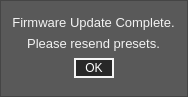
<?xml version="1.0" encoding="UTF-8"?>
<ui version="4.0">
 <class>FwUpdateCompleteForm</class>
 <widget class="QWidget" name="FwUpdateCompleteForm">
  <property name="geometry">
   <rect>
    <x>0</x>
    <y>0</y>
    <width>188</width>
    <height>97</height>
   </rect>
  </property>
  <property name="windowTitle">
   <string>Form</string>
  </property>
  <property name="toolTip">
   <string/>
  </property>
  <property name="styleSheet">
   <string notr="true">QWidget
{
	background: rgb(89, 89, 89);
}

/*-------QLabel-------*/
QLabel
{
	color: rgb(245, 245, 245);
}

/*----------- QPushButton ------------*/
QPushButton
{
	background: rgb(40, 40, 40);
	color: white;
	border: 2px solid rgb(245, 245, 245);
	font: 9pt &quot;Futura-Normal&quot;;
	padding: 0,1,0,0;
}

QPushButton:pressed
{
	background: rgb(245, 245, 245);
	color: black;
	border: 2px solid rgb(245, 245, 245);
	font: 9pt &quot;Futura-Normal&quot;;
	padding: 0, 1, 0, 0;
}

</string>
  </property>
  <widget class="QFrame" name="warningFrame">
   <property name="geometry">
    <rect>
     <x>0</x>
     <y>0</y>
     <width>188</width>
     <height>97</height>
    </rect>
   </property>
   <property name="focusPolicy">
    <enum>Qt::NoFocus</enum>
   </property>
   <property name="styleSheet">
    <string notr="true"/>
   </property>
   <property name="frameShape">
    <enum>QFrame::StyledPanel</enum>
   </property>
   <property name="frameShadow">
    <enum>QFrame::Raised</enum>
   </property>
   <widget class="QFrame" name="warningSubFrame">
    <property name="geometry">
     <rect>
      <x>8</x>
      <y>8</y>
      <width>171</width>
      <height>81</height>
     </rect>
    </property>
    <property name="focusPolicy">
     <enum>Qt::NoFocus</enum>
    </property>
    <property name="styleSheet">
     <string notr="true">QFrame
{
	background: transparent;
	border-bottom-left-radius:4.0;
	border-bottom-right-radius:4.0;
	border-top-left-radius:4.0;
	border-top-right-radius:4.0;
	border:none;
	font: 10pt &quot;Futura-Normal&quot;;
	color: rgb(242, 242, 242);
}
</string>
    </property>
    <property name="frameShape">
     <enum>QFrame::StyledPanel</enum>
    </property>
    <property name="frameShadow">
     <enum>QFrame::Raised</enum>
    </property>
    <widget class="QLabel" name="updateComplete">
     <property name="geometry">
      <rect>
       <x>0</x>
       <y>-1</y>
       <width>171</width>
       <height>31</height>
      </rect>
     </property>
     <property name="focusPolicy">
      <enum>Qt::NoFocus</enum>
     </property>
     <property name="styleSheet">
      <string notr="true">font: 10pt;</string>
     </property>
     <property name="text">
      <string>Firmware Update Complete.</string>
     </property>
     <property name="alignment">
      <set>Qt::AlignCenter</set>
     </property>
    </widget>
    <widget class="QPushButton" name="ok">
     <property name="geometry">
      <rect>
       <x>66</x>
       <y>50</y>
       <width>40</width>
       <height>20</height>
      </rect>
     </property>
     <property name="focusPolicy">
      <enum>Qt::TabFocus</enum>
     </property>
     <property name="toolTip">
      <string>Confirm and cose dialog. </string>
     </property>
     <property name="styleSheet">
      <string notr="true"/>
     </property>
     <property name="text">
      <string>OK</string>
     </property>
    </widget>
    <widget class="QLabel" name="updateComplete_2">
     <property name="geometry">
      <rect>
       <x>0</x>
       <y>20</y>
       <width>171</width>
       <height>31</height>
      </rect>
     </property>
     <property name="focusPolicy">
      <enum>Qt::NoFocus</enum>
     </property>
     <property name="styleSheet">
      <string notr="true">font: 10pt;</string>
     </property>
     <property name="text">
      <string>Please resend presets.</string>
     </property>
     <property name="alignment">
      <set>Qt::AlignCenter</set>
     </property>
    </widget>
   </widget>
  </widget>
 </widget>
 <resources/>
 <connections/>
</ui>
